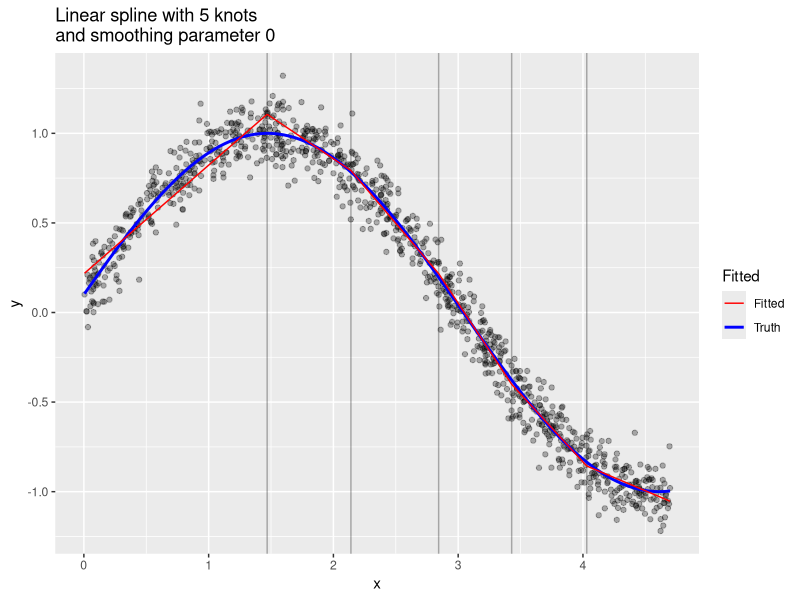
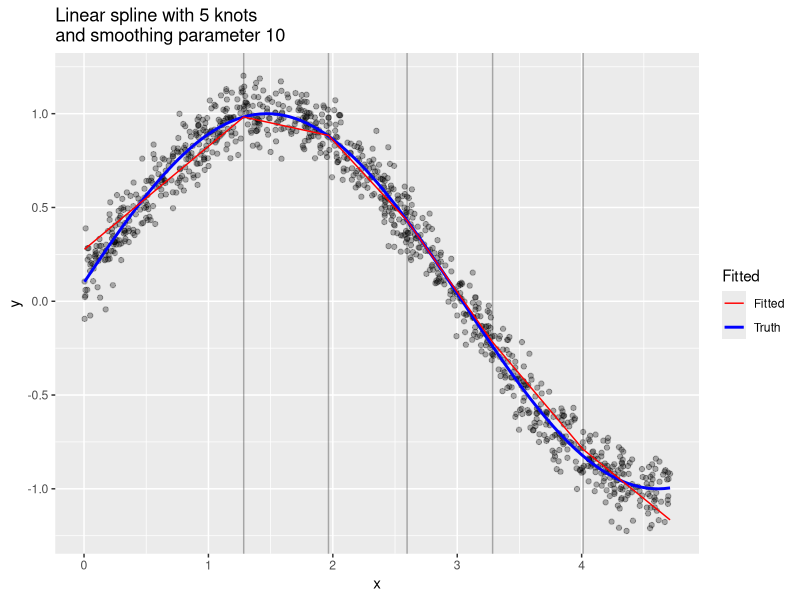
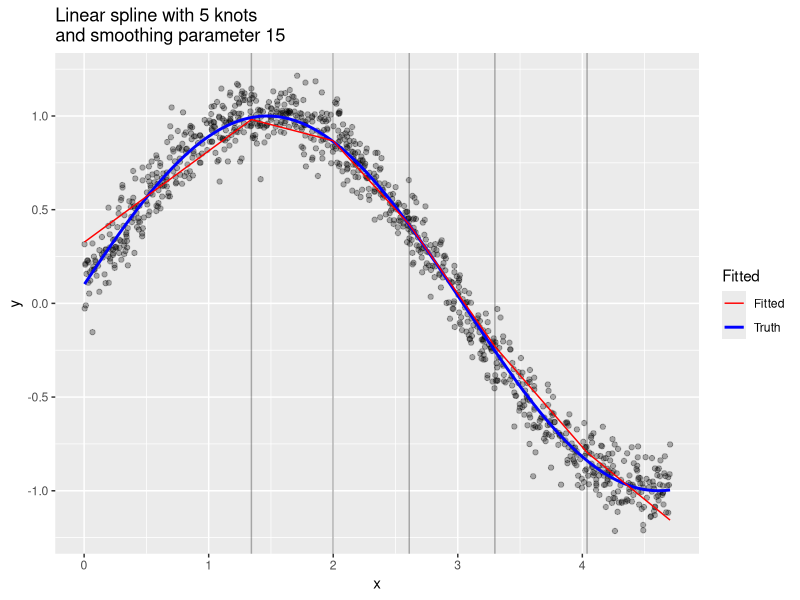
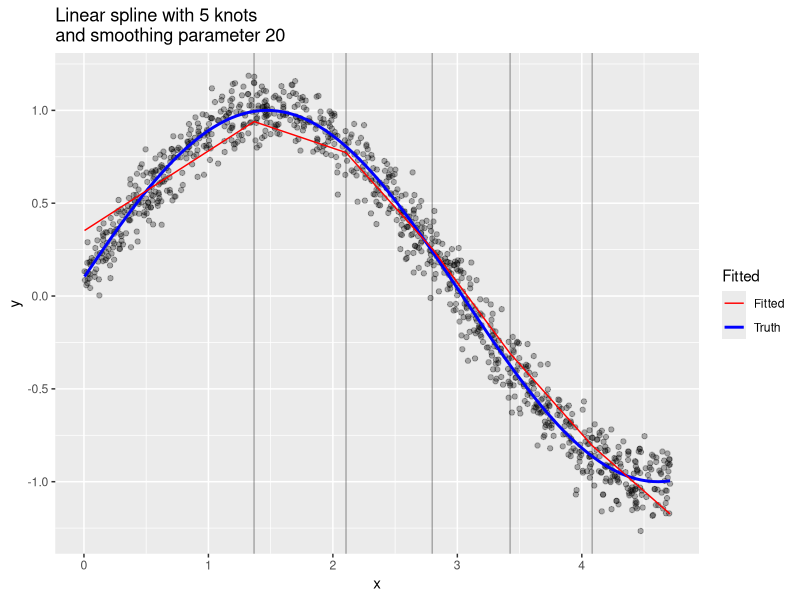
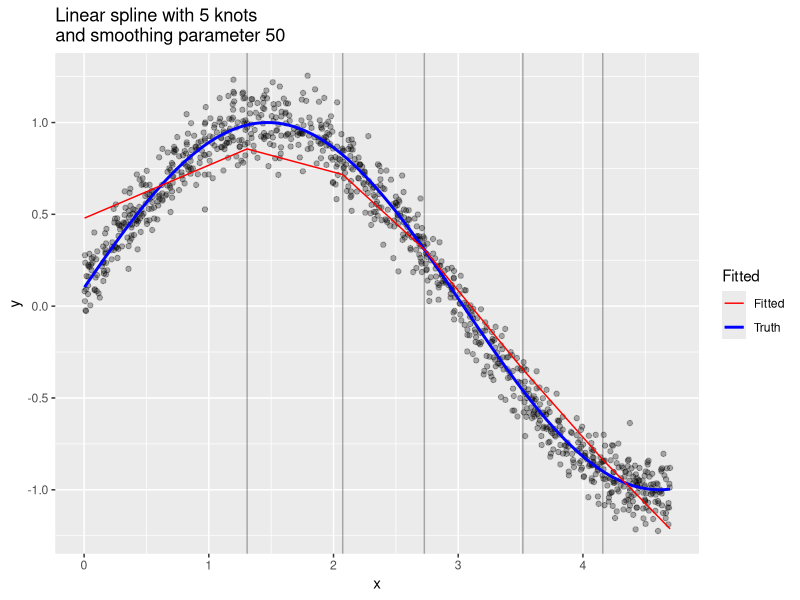
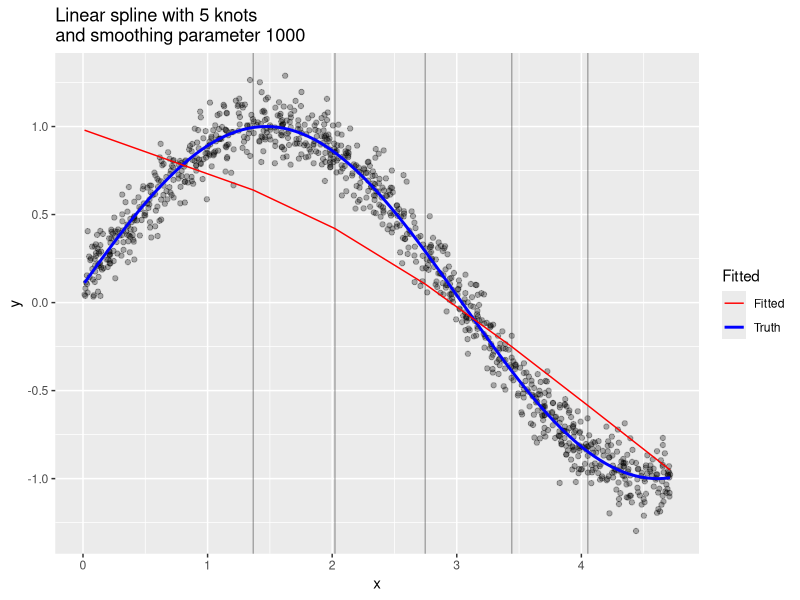
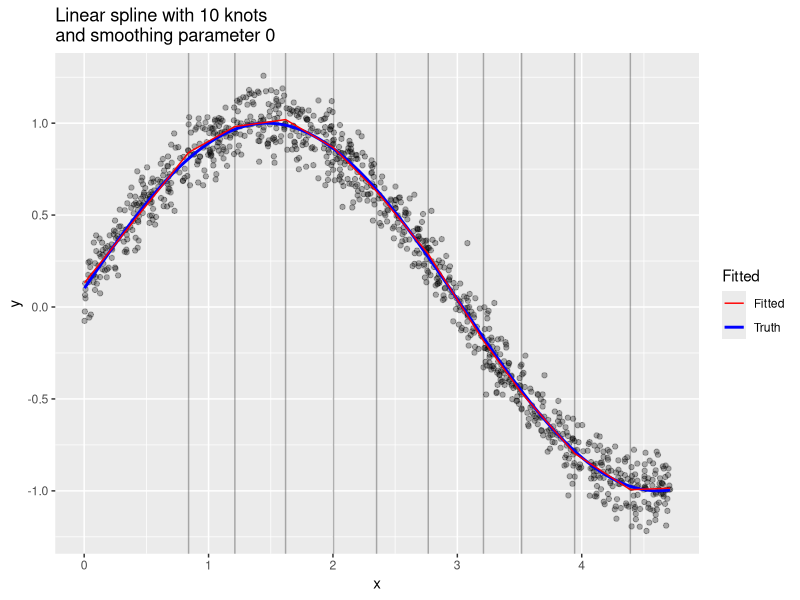
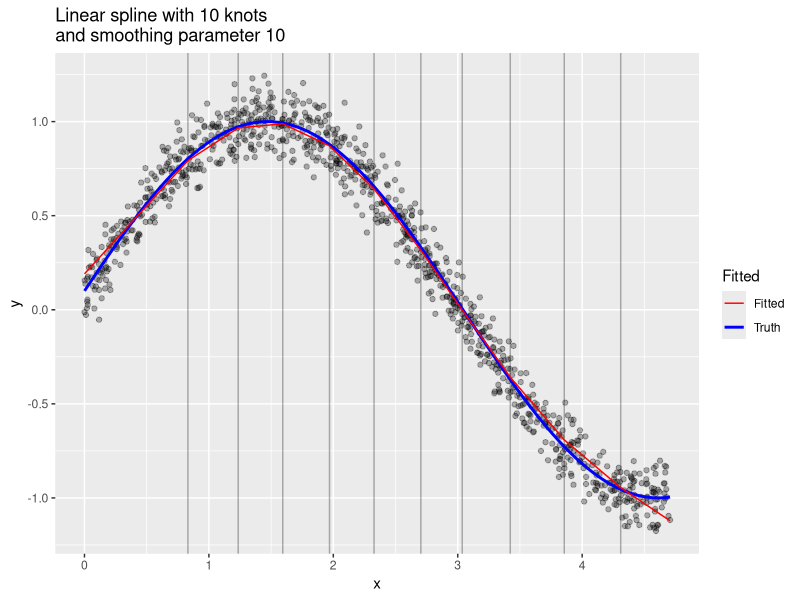

These charts were generated, in order, by the following R code:
## ---- chunk 1
knitr::opts_chunk$set(echo = FALSE)
library(ggplot2)
set.seed(12345)
## ---- chunk 2

for(num_knots in c(5, 10, 20, 30)){
  for(l in c(0, 10, 15, 20, 50, 1000)){
    
    # generate data
    x <- runif(n = 1000, min = 0, max = 3*pi/2)
    e <- rnorm(n = 1000, mean = 0, sd = 0.1)
    y <- sin(x + 0.1) + e
    df <- data.frame(x, e, y)
    
    # get knot locations
    K <- num_knots
    k <- 1:K
    knots <- quantile(x, probs = (k+1)/(K+2))
    
    # make linear spline matrix
    X <- cbind(1, x)
    for(i in k){
      X <- cbind(X, (x - knots[i]) * as.numeric(x > knots[i]))
    }
    
    # make D
    D <- diag(c(0, 0, rep(1, K)))
    
    # set smoothing parameter
    lambda <- l
    
    # get beta hat
    beta_hat <- solve(t(X) %*% X + lambda * D, t(X) %*% y)
    
    # get estimates
    y_hat <- X %*% beta_hat
    df$y_hat <- y_hat
    
    # plot
    p <- ggplot(data = df) +
      geom_point(mapping = aes(x = x, y = y), alpha = 0.3, show.legend = FALSE) +
      geom_vline(xintercept = knots, alpha = 0.3) +
      stat_function(mapping = aes(color = "Truth"), 
                    fun = function(x) {sin(x + 0.1)}, lwd = 1) +
      geom_line(mapping = aes(x = x, y = y_hat, color = "Fitted")) +
      scale_color_manual(name = "Fitted", values = c("red", "blue")) +
      ggtitle(paste0("Linear spline with ", K,
                     " knots \nand smoothing parameter ", lambda))
    
    print(p)
    
  }
}

## ---- chunk 3

for(l in c(0, 10, 15, 20, 50, 1000)){
  for(num_knots in c(5, 10, 20, 30)){
    
    # generate data
    x <- runif(n = 1000, min = 0, max = 3*pi/2)
    e <- rnorm(n = 1000, mean = 0, sd = 0.1)
    y <- sin(x + 0.1) + e
    df <- data.frame(x, e, y)
    
    # get knot locations
    K <- num_knots
    k <- 1:K
    knots <- quantile(x, probs = (k+1)/(K+2))
    
    # make linear spline matrix
    X <- cbind(1, x)
    for(i in k){
      X <- cbind(X, (x - knots[i]) * as.numeric(x > knots[i]))
    }
    
    # make D
    D <- diag(c(0, 0, rep(1, K)))
    
    # set smoothing parameter
    lambda <- l
    
    # get beta hat
    beta_hat <- solve(t(X) %*% X + lambda * D, t(X) %*% y)
    
    # get estimates
    y_hat <- X %*% beta_hat
    df$y_hat <- y_hat
    
    # plot
    p <- ggplot(data = df) +
      geom_point(mapping = aes(x = x, y = y), alpha = 0.3, show.legend = FALSE) +
      geom_vline(xintercept = knots, alpha = 0.3) +
      stat_function(mapping = aes(color = "Truth"), 
                    fun = function(x) {sin(x + 0.1)}, lwd = 1) +
      geom_line(mapping = aes(x = x, y = y_hat, color = "Fitted")) +
      scale_color_manual(name = "Fitted", values = c("red", "blue")) +
      ggtitle(paste0("Linear spline with ", K,
                     " knots \nand smoothing parameter ", lambda))
    
    print(p)
    
  }
}

## ---- chunk 4

for(num_knots in c(5, 10, 20, 30)){
  for(l in c(0, 10, 15, 20, 50, 1000)){
    
    # generate data
    x <- runif(n = 1000, min = 0, max = 3*pi/2)
    e <- rnorm(n = 1000, mean = 0, sd = 0.1)
    y <- sin(x + 0.1) + e
    df <- data.frame(x, e, y)
    
    # get knot locations
    K <- num_knots
    k <- 1:K
    knots <- quantile(x, probs = (k+1)/(K+2))
    
    # make linear spline matrix
    X <- cbind(1, x)
    for(i in k){
      X <- cbind(X, (x - knots[i])^2 * as.numeric(x > knots[i]))
    }
    
    # make D
    D <- diag(c(0, 0, rep(1, K)))
    
    # set smoothing parameter
    lambda <- l
    
    # get beta hat
    beta_hat <- solve(t(X) %*% X + lambda * D, t(X) %*% y)
    
    # get estimates
    y_hat <- X %*% beta_hat
    df$y_hat <- y_hat
    
    # plot
    p <- ggplot(data = df) +
      geom_point(mapping = aes(x = x, y = y), alpha = 0.3, show.legend = FALSE) +
      geom_vline(xintercept = knots, alpha = 0.3) +
      stat_function(mapping = aes(color = "Truth"), 
                    fun = function(x) {sin(x + 0.1)}, lwd = 1) +
      geom_line(mapping = aes(x = x, y = y_hat, color = "Fitted")) +
      scale_color_manual(name = "Fitted", values = c("red", "blue")) +
      ggtitle(paste0("Quadratic spline with ", K,
                     " knots \nand smoothing parameter ", lambda))
    
    print(p)
    
  }
}

## ---- chunk 5

for(l in c(0, 10, 15, 20, 50, 1000)){
  for(num_knots in c(5, 10, 20, 30)){
    
    # generate data
    x <- runif(n = 1000, min = 0, max = 3*pi/2)
    e <- rnorm(n = 1000, mean = 0, sd = 0.1)
    y <- sin(x + 0.1) + e
    df <- data.frame(x, e, y)
    
    # get knot locations
    K <- num_knots
    k <- 1:K
    knots <- quantile(x, probs = (k+1)/(K+2))
    
    # make linear spline matrix
    X <- cbind(1, x)
    for(i in k){
      X <- cbind(X, (x - knots[i])^2 * as.numeric(x > knots[i]))
    }
    
    # make D
    D <- diag(c(0, 0, rep(1, K)))
    
    # set smoothing parameter
    lambda <- l
    
    # get beta hat
    beta_hat <- solve(t(X) %*% X + lambda * D, t(X) %*% y)
    
    # get estimates
    y_hat <- X %*% beta_hat
    df$y_hat <- y_hat
    
    # plot
    p <- ggplot(data = df) +
      geom_point(mapping = aes(x = x, y = y), alpha = 0.3, show.legend = FALSE) +
      geom_vline(xintercept = knots, alpha = 0.3) +
      stat_function(mapping = aes(color = "Truth"), 
                    fun = function(x) {sin(x + 0.1)}, lwd = 1) +
      geom_line(mapping = aes(x = x, y = y_hat, color = "Fitted")) +
      scale_color_manual(name = "Fitted", values = c("red", "blue")) +
      ggtitle(paste0("Quadratic spline with ", K,
                     " knots \nand smoothing parameter ", lambda))
    
    print(p)
    
  }
}

